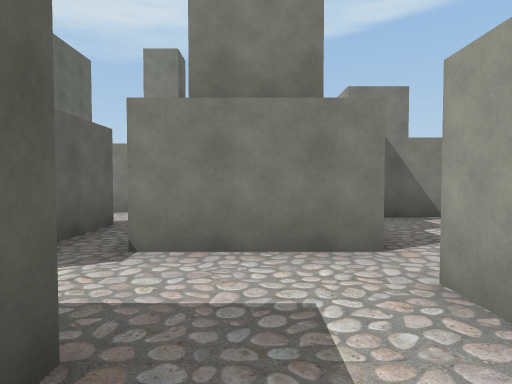
View 1 (above)

17 first-person views from a walk through a Unity game level. The camera is 1.4 m above the floor, tilts 2° down and sees 75° across. The floor is counted in squares, 2 m on a side. Each view is taken from the middle of a square. On the plan, view 1 faces up. The plan holds only what a view shows up to about 10 squares ahead; the rest is blank. The player character is not drawn.

View 2
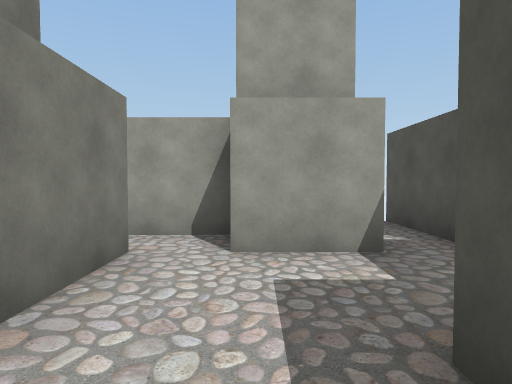

View 3
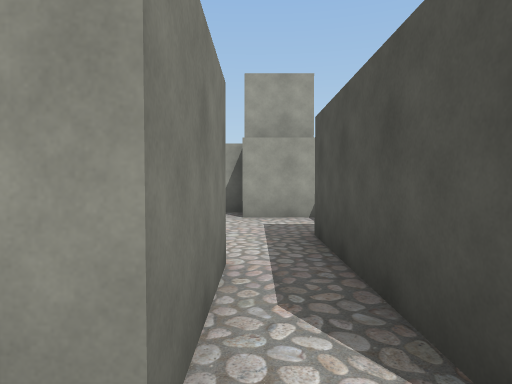

View 4
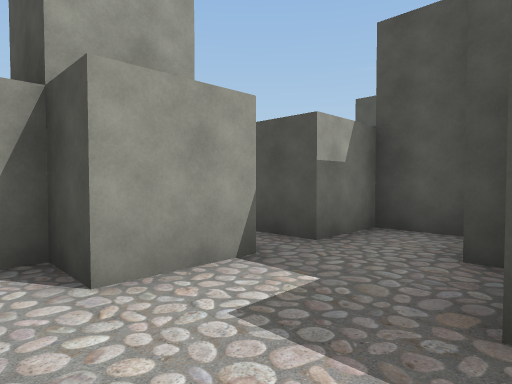

View 5
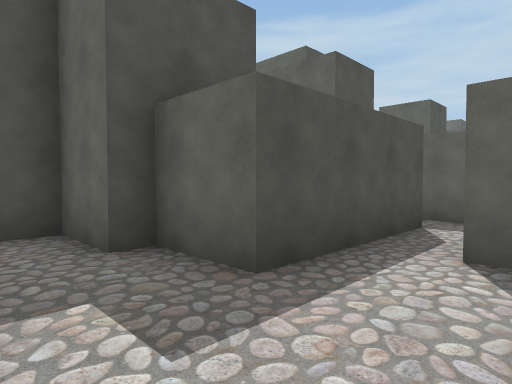

View 6
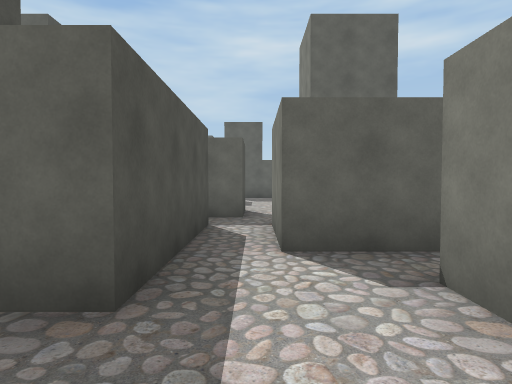

View 7
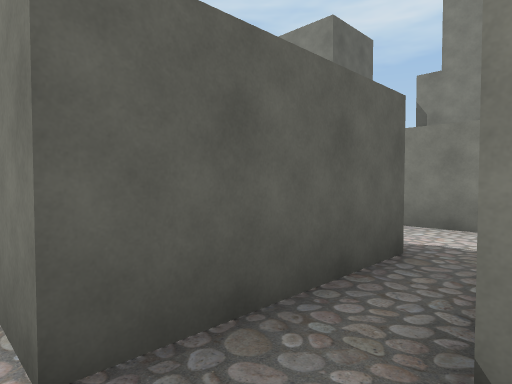

View 8
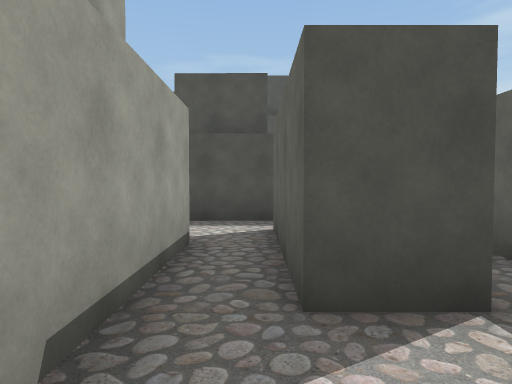

View 9
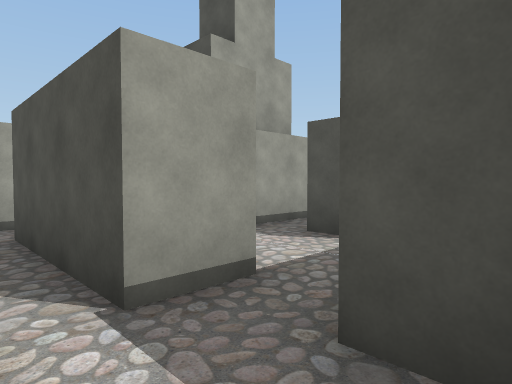

View 10
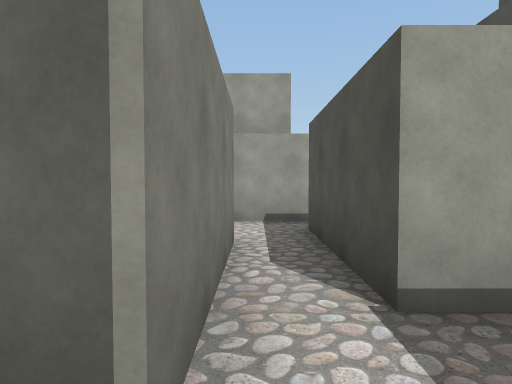

View 11
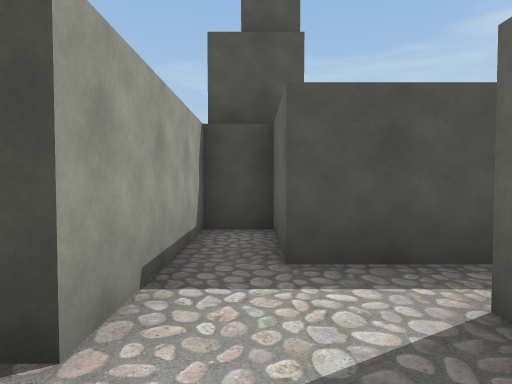

View 12
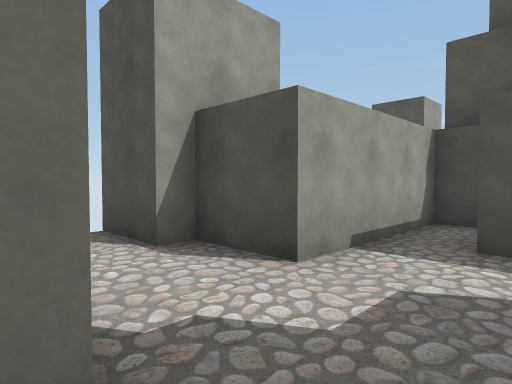

View 13
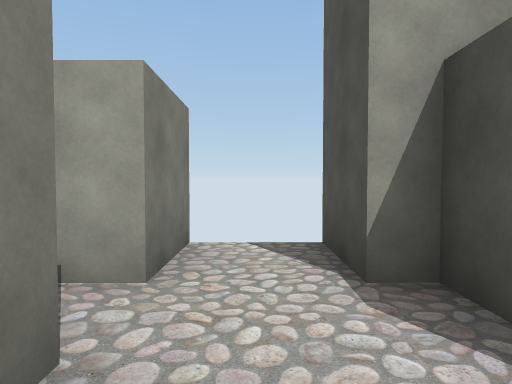

View 14
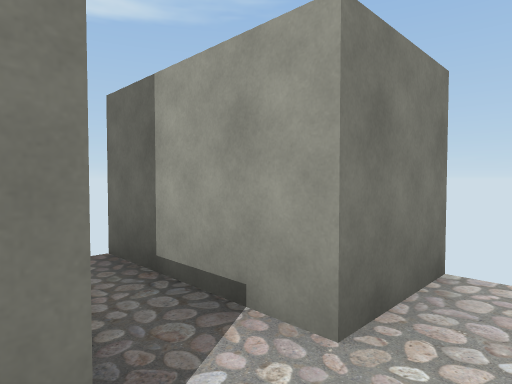

View 15
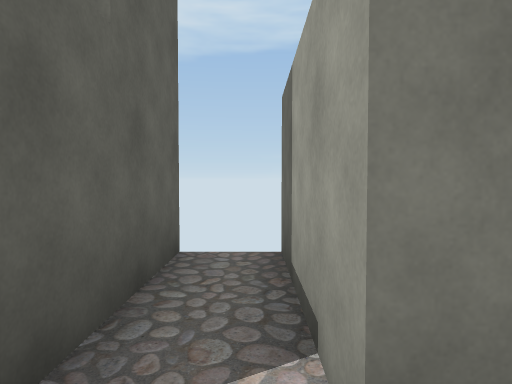

View 16
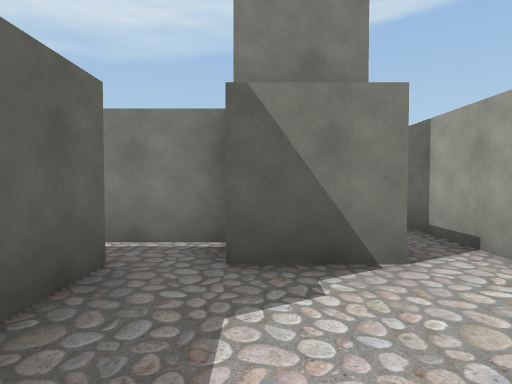

View 17
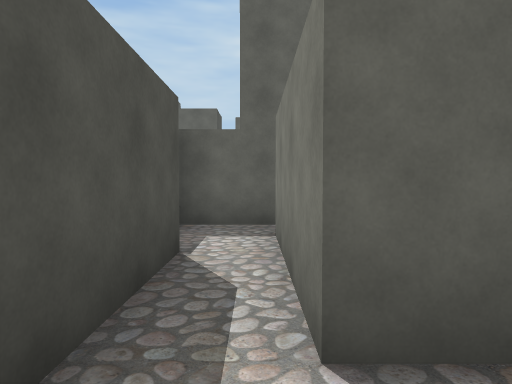

### Floor plan
Points are (right, up) in squares from view 1. A wall is a line through its corners. A room is listed if a view was taken in it or the views show most of it. See-through windows are left out.
Room 1 (view 1)
walls: (-0.7, 1.2) (-0.7, -0.3) (-0.3, -0.3) (-0.3, -1.8) (1.2, -1.8) (1.2, -0.3) (3.8, -0.3)
ways out: opening at (0.5, 1) to room 4
Room 2 (view 2)
walls: (-4.4, 1.2) (-0.7, 1.2); (-2.2, 3.5) (-2.2, 2.2) (-4.2, 2.2)
ways out: opening at (-3.5, 2) to room 3; opening at (-1, 2.5) to room 4; opening at (-2, 4.5) to room 5
Room 3 (view 3)
walls: (-4.2, 2.2) (-4.2, 2.6); (-6.8, 1.8) (-5.3, 1.8) (-5.3, 0.9)
ways out: opening at (-3.5, 2) to room 2; opening at (-6, 2.5)
Room 4 (views 4, 5, 6, 7)
walls: (1.2, 0.6) (1.2, 2.2) (2.3, 2.2) (2.3, 3.8); (1.4, 3.2) (-1.3, 3.2)
ways out: opening at (0.5, 1) to room 1; opening at (-1, 2.5) to room 2; opening at (2, 4)
Room 5 (view 8)
walls: (-2, 7.3) (-3.3, 7.3); (-3.4, 5.2) (-2.2, 5.2) (-2.2, 3.5); (-1.3, 3.2) (-1.3, 6.1)
ways out: opening at (-2, 4.5) to room 2; opening at (-3, 6.5) to room 6
Room 6 (views 9, 10)
walls: (-3.3, 7.3) (-3.3, 8.3); (-4.9, 7.7) (-4.2, 7.7); (-4.2, 9.2) (-4.2, 9.6); (-5.3, 9.4) (-5.3, 7.8)
ways out: opening at (-3, 6.5) to room 5; opening at (-2.5, 9) to room 7
Room 7 (views 11, 12, 13, 16, 17)
walls: (-1.2, 11.8) (-1.2, 9.2) (-4.2, 9.2); (-0.2, 12.7) (-1.8, 12.7); (-3.3, 8.3) (-0.3, 8.3) (-0.3, 6.2) (0.7, 6.2) (0.7, 9.7); (1.3, 11.7) (-0.2, 11.7)
ways out: opening at (-2.5, 9) to room 6; opening at (1, 10.5) to room 8; opening at (-1, 12)
Room 8 (views 14, 15)
walls: (3.9, 11.7) (2.3, 11.7) (2.3, 14.2); (1.3, 14.2) (1.3, 11.7); (0.7, 9.7) (2.3, 9.7) (2.3, 10.2) (3.8, 10.2)
ways out: opening at (1, 10.5) to room 7

Positions as (right, up) in squares from view 1, and headings:
1: (0, 0), facing up
2: (-2, 2), facing right
3: (-5, 2), facing right
4: (-1, 3), facing down-right
5: (1, 3), facing down-left
6: (1, 2), facing left
7: (-1, 2), facing up-left
8: (-2, 7), facing down
9: (-5, 9), facing down-right
10: (-5, 9), facing right
11: (0, 11), facing down
12: (-1, 12), facing down-right
13: (0, 11), facing right
14: (1, 11), facing up-right
15: (2, 11), facing up
16: (0, 9), facing up
17: (0, 9), facing left
